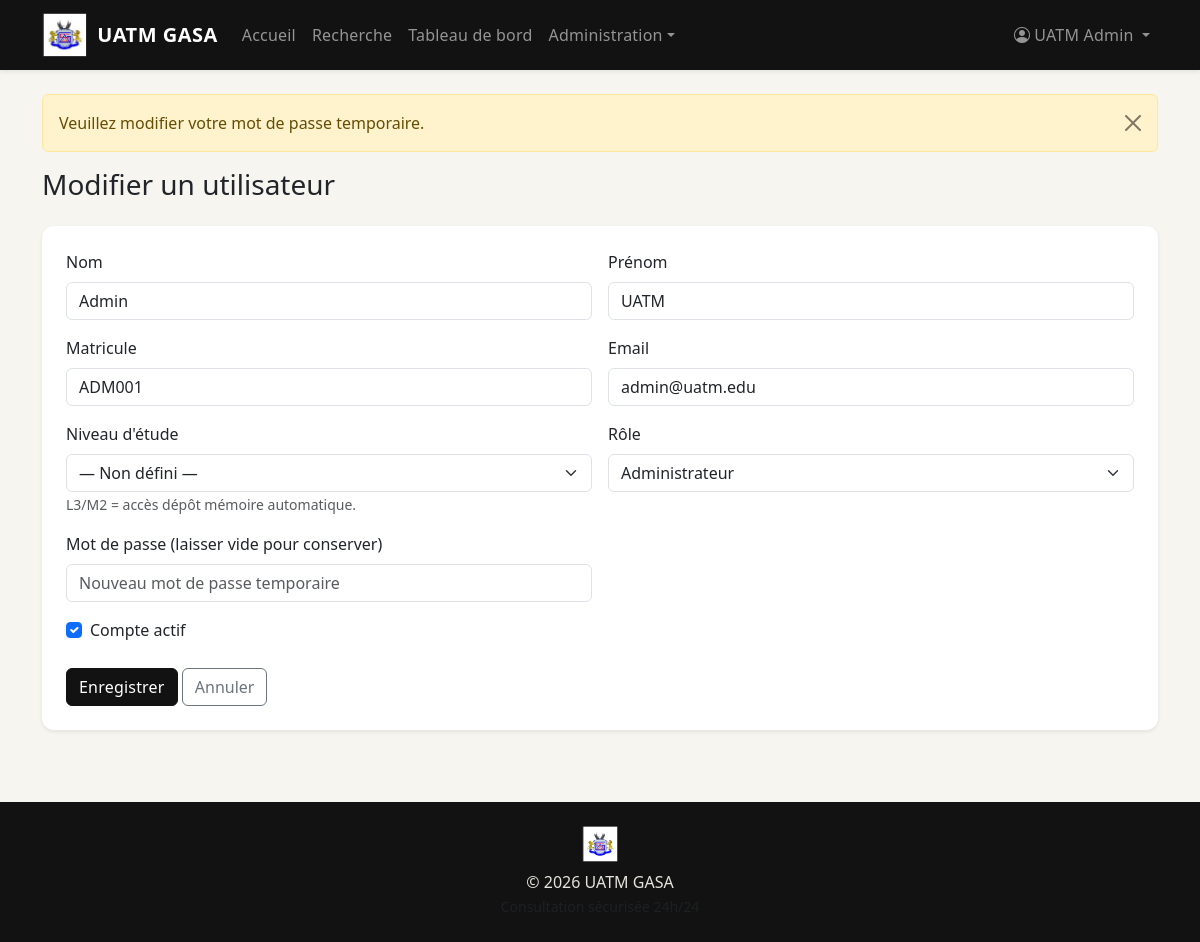
The page /index.php?page=admin&action=userEdit&id=1 (signed in) on the database its author committed.
### tables this page shows
CREATE TABLE users (
  id INT AUTO_INCREMENT PRIMARY KEY,
  role_id INT NOT NULL,
  nom VARCHAR(100) NOT NULL,
  prenom VARCHAR(100) NOT NULL,
  matricule VARCHAR(50) NOT NULL UNIQUE,
  email VARCHAR(190) NOT NULL UNIQUE,
  password VARCHAR(255) NOT NULL,
  niveau_etude ENUM('L1', 'L2', 'L3', 'M1', 'M2') NULL,
  actif TINYINT(1) NOT NULL DEFAULT 1,
  must_change_password TINYINT(1) NOT NULL DEFAULT 1,
  created_at DATETIME NOT NULL DEFAULT CURRENT_TIMESTAMP,
  updated_at DATETIME NULL ON UPDATE CURRENT_TIMESTAMP,
  CONSTRAINT fk_users_role FOREIGN KEY (role_id) REFERENCES roles(id) ON DELETE RESTRICT,
  INDEX idx_users_role (role_id),
  INDEX idx_users_actif (actif)
);

CREATE TABLE roles (
  id INT AUTO_INCREMENT PRIMARY KEY,
  code VARCHAR(50) NOT NULL UNIQUE,
  nom VARCHAR(100) NOT NULL,
  description TEXT NULL
);

### app/core/Controller.php (called while the page is built, shortened)
<?php
abstract class Controller
{
    protected function view(string $view, array $data = [], string $layout = 'main'): void
    {
        extract($data, EXTR_SKIP);
        require VIEW_PATH . '/layouts/' . $layout . '.php';
    }
}

### app/controllers/AdminController.php (called while the page is built, shortened)
<?php
class AdminController extends Controller
{
    public function userEdit(): void
    {
        $id = (int) ($_GET['id'] ?? 0);
        $editUser = User::findById($id);
        $roles = Role::all();
        $this->view('admin/user_form', compact('roles', 'editUser'));
    }
}

### routes/web.php (called while the page is built, shortened)
<?php
$page = $_GET['page'] ?? 'home';
$action = $_GET['action'] ?? 'index';
$controller = new $controllerName();
$methodMap = [
    'login' => 'login',
    'forgot-password' => 'forgotPassword',
    'change-password' => 'changePassword',
];
$method = $methodMap[$page] ?? $action;
$controller->$method();

### index.php (called while the page is built, shortened)
<?php
function e(?string $value): string
{
    return htmlspecialchars((string) $value, ENT_QUOTES, 'UTF-8');
}
function url(string $page = 'home', array $params = []): string
{
    $base = rtrim(str_replace('\\', '/', dirname($_SERVER['SCRIPT_NAME'] ?? '')), '/');
    $base = $base === '/' ? '' : $base;
    $query = array_merge(['page' => $page], $params);
    return $base . '/index.php?' . http_build_query($query);
}
function asset(string $path): string
{
    $base = rtrim(str_replace('\\', '/', dirname($_SERVER['SCRIPT_NAME'] ?? '')), '/');
    return ($base === '/' ? '' : $base) . '/public/' . ltrim($path, '/');
}
function app_logo(string $size = 'sm'): string
{
    return asset('assets/images/logo-uatm-gasa.png');
}
function get_flashes(): array
{
    $flashes = $_SESSION['_flash'] ?? [];
    return $flashes;
}
function current_user(): ?array
{
    $user = $_SESSION['uatm_user'] ?? null;
    return $user;
}
require_once BASE_PATH . '/routes/web.php';

### app/models/User.php (called while the page is built, shortened)
<?php
class User
{
    public static function findById(int $id): ?array
    {
        $db = Database::getConnection();
        $stmt = $db->prepare(
            'SELECT u.*, r.code AS role_code, r.nom AS role_nom
             FROM users u JOIN roles r ON r.id = u.role_id
             WHERE u.id = ? LIMIT 1'
        );
        $stmt->execute([$id]);
        $row = $stmt->fetch();
        return $row ?: null;
    }
}

### app/models/Role.php (called while the page is built, shortened)
<?php
class Role
{
    public static function all(): array
    {
        $db = Database::getConnection();
        return $db->query('SELECT * FROM roles ORDER BY id')->fetchAll();
    }
}

### app/views/admin/user_form.php (the view, shortened to what this page needs)
<h1 class="h3 mb-4"><?= $editUser ? 'Modifier' : 'Créer' ?> un utilisateur</h1>
<div class="card border-0 shadow-sm" data-aos="fade-up">
    <div class="card-body p-4">
        <form method="post">
            <div class="row g-3">
                <div class="col-md-6"><label class="form-label">Nom</label><input type="text" name="nom" class="form-control" required value="<?= e($editUser['nom'] ?? '') ?>"></div>
                <div class="col-md-6"><label class="form-label">Prénom</label><input type="text" name="prenom" class="form-control" required value="<?= e($editUser['prenom'] ?? '') ?>"></div>
                <div class="col-md-6"><label class="form-label">Matricule</label><input type="text" name="matricule" class="form-control" required value="<?= e($editUser['matricule'] ?? '') ?>"></div>
                <div class="col-md-6"><label class="form-label">Email</label><input type="email" name="email" class="form-control" required value="<?= e($editUser['email'] ?? '') ?>"></div>
                <div class="col-md-6">
                    <label class="form-label">Niveau d'étude</label>
                    <select name="niveau_etude" class="form-select">
                        <option value="">— Non défini —</option>
                    </select>
                    <small class="text-muted">L3/M2 = accès dépôt mémoire automatique.</small>
                </div>
                <div class="col-md-6">
                    <label class="form-label">Rôle</label>
                    <select name="role_id" class="form-select" required>
                        <?php foreach ($roles as $r): ?>
                        <option value="<?= $r['id'] ?>" <?= ($editUser['role_id'] ?? '') == $r['id'] ? 'selected' : '' ?>><?= e($r['nom']) ?></option>
                        <?php endforeach; ?>
                    </select>
                </div>
                <div class="col-md-6">
                    <label class="form-label">Mot de passe<?= $editUser ? ' (laisser vide pour conserver)' : '' ?></label>
                    <input type="text" name="password" class="form-control" <?= $editUser ? '' : 'required' ?> placeholder="<?= $editUser ? 'Nouveau mot de passe temporaire' : 'Mot de passe temporaire' ?>">
                </div>
                <?php if ($editUser): ?>
                <div class="col-12"><div class="form-check"><input type="checkbox" name="actif" class="form-check-input" id="actif" <?= $editUser['actif'] ? 'checked' : '' ?>><label class="form-check-label" for="actif">Compte actif</label></div></div>
                <?php endif; ?>
            </div>
            <div class="mt-4">
                <button type="submit" class="btn btn-uatm">Enregistrer</button>
                <a href="<?= url('admin', ['action' => 'users']) ?>" class="btn btn-outline-secondary">Annuler</a>
            </div>
        </form>
    </div>
</div>

### app/views/layouts/main.php (shortened to what this page needs)
<!DOCTYPE html>
<html lang="fr">
<head>
    <link href="https://cdn.jsdelivr.net/npm/bootstrap@5.3.3/dist/css/bootstrap.min.css" rel="stylesheet">
    <link href="https://cdn.jsdelivr.net/npm/bootstrap-icons@1.11.3/font/bootstrap-icons.min.css" rel="stylesheet">
    <link href="https://unpkg.com/aos@2.3.1/dist/aos.css" rel="stylesheet">
    <link href="<?= asset('assets/css/style.css') ?>" rel="stylesheet">
</head>
<body>
<?php $currentUser = current_user(); ?>
<nav class="navbar navbar-expand-lg navbar-dark bg-uatm sticky-top shadow-sm">
    <div class="container">
        <a class="navbar-brand fw-bold brand-block" href="<?= url('home') ?>">
            <img src="<?= app_logo() ?>" alt="Logo UATM GASA" class="brand-logo">
            <span>UATM GASA</span>
        </a>
        <div class="collapse navbar-collapse" id="navMain">
            <ul class="navbar-nav me-auto">
                <li class="nav-item"><a class="nav-link" href="<?= url('home') ?>">Accueil</a></li>
                <?php if ($currentUser): ?>
                <li class="nav-item"><a class="nav-link" href="<?= url('memoires') ?>">Recherche</a></li>
                <li class="nav-item"><a class="nav-link" href="<?= url('dashboard') ?>">Tableau de bord</a></li>
                <?php if (($currentUser['role_code'] ?? '') === 'admin'): ?>
                <li class="nav-item dropdown">
                    <a class="nav-link dropdown-toggle" href="#" data-bs-toggle="dropdown">Administration</a>
                </li>
                <?php endif; ?>
                <?php else: ?>
                <li class="nav-item"><a class="nav-link" href="<?= url('login') ?>">Connexion</a></li>
                <?php endif; ?>
            </ul>
            <?php if ($currentUser): ?>
            <ul class="navbar-nav">
                <li class="nav-item dropdown">
                    <a class="nav-link dropdown-toggle" href="#" data-bs-toggle="dropdown">
                        <i class="bi bi-person-circle me-1"></i><?= e($currentUser['prenom'] . ' ' . $currentUser['nom']) ?>
                    </a>
                </li>
            </ul>
            <?php endif; ?>
        </div>
    </div>
</nav>
<main class="py-4">
    <div class="container">
        <?php foreach (get_flashes() as $flash): ?>
        <div class="alert alert-<?= e($flash['type']) ?> alert-dismissible fade show" role="alert" data-aos="fade-down">
            <?= e($flash['message']) ?>
            <button type="button" class="btn-close" data-bs-dismiss="alert"></button>
        </div>
        <?php endforeach; ?>
        <?php require $contentView; ?>
    </div>
</main>
<footer class="footer-uatm py-4 mt-5">
    <div class="container text-center">
        <p class="mb-2">
            <img src="<?= app_logo() ?>" alt="Logo UATM GASA" class="brand-logo" style="height:36px;filter:brightness(1.1);">
        </p>
        <p class="mb-0">&copy; <?= date('Y') ?> UATM GASA</p>
        <small class="text-muted">Consultation sécurisée 24h/24</small>
    </div>
</footer>
</body>
</html>

### public/assets/css/style.css (style rules this page uses)
:root { --uatm-blue: #121212; --uatm-blue-light: #b08d57; --uatm-gray: #f7f5ef; --uatm-gray-dark: #ece7db; }
body { background-color: var(--uatm-gray); font-family: 'Segoe UI', system-ui, sans-serif; }
.bg-uatm { background-color: var(--uatm-blue) !important; }
.btn-uatm { background-color: var(--uatm-blue); border-color: var(--uatm-blue); color: #fff; transition: all 0.3s ease; }
.footer-uatm { background-color: var(--uatm-blue); color: rgba(248, 245, 239, 0.92); }
.navbar, .table-uatm, .btn-uatm { letter-spacing: 0.2px; }
.navbar-brand { letter-spacing: 0.5px; }
.brand-logo { height: 44px; width: auto; object-fit: contain; flex-shrink: 0; }
.brand-block { display: inline-flex; align-items: center; gap: 0.65rem; }
.card { border-radius: 0.75rem; }

### rows shown on the page
users: prenom+nom "UATM Admin", nom "Admin", prenom "UATM", matricule "ADM001", email "admin@uatm.edu", role_id "Administrateur", actif "☑"

### other values the page prints
$flash['message'] "Veuillez modifier votre mot de passe temporaire."
